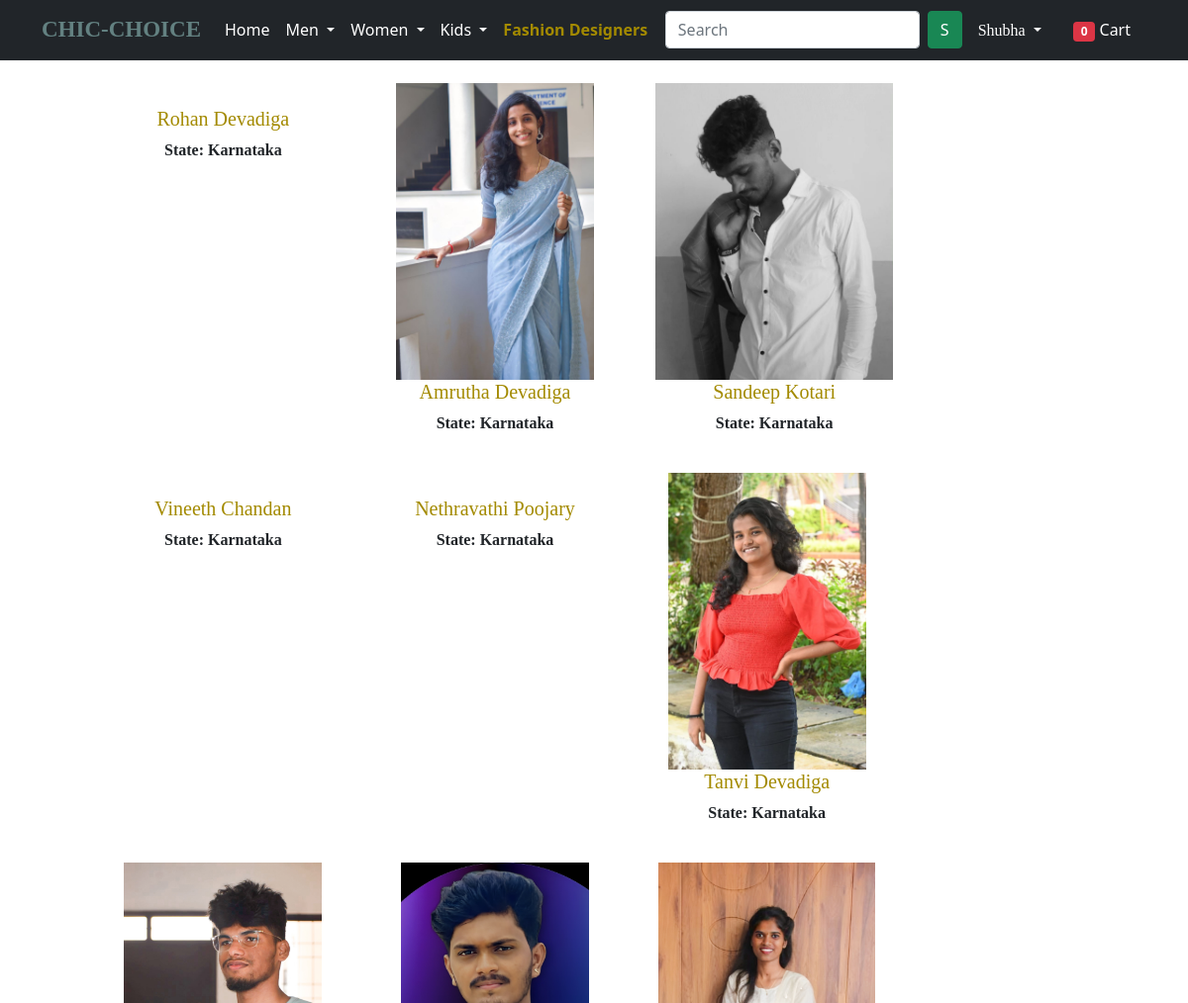
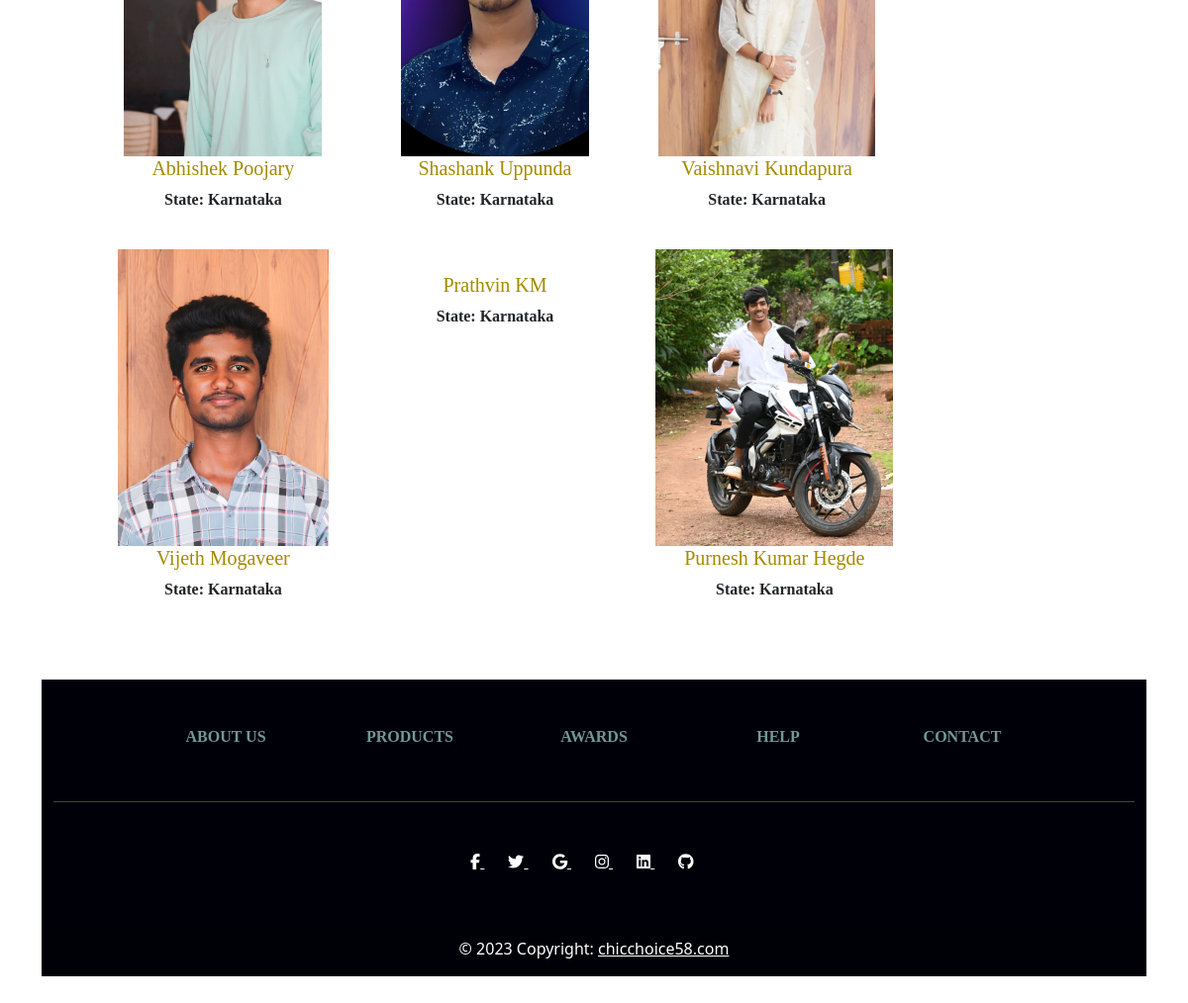
/designers/ (signed in), run on the app's committed database (2 pictures, top to bottom).
### app/models.py (models this page shows, shortened)
class Designer(models.Model):
    username = models.ForeignKey(User, on_delete=models.CASCADE)
    designer_code = models.IntegerField(default=generate_random_number, unique=True)
    full_name = models.CharField(max_length=100, null=True)
    email = models.EmailField(max_length=100, null=True)
    phone_regex = r'^\+?1?\d{9,10}$'
    phone = models.CharField(max_length=100, null=True, validators=[RegexValidator(
        regex=phone_regex,)])
    work_exp = models.IntegerField()
    address = models.TextField(max_length=100, null=True)
    zipcode = models.IntegerField()
    state = models.CharField(choices=STATE_CHOICES, max_length=50)
    designer_image = models.ImageField(upload_to="designerimg")

### app/views.py (the view)
# urls.py: path('designers/', views.designers, name='designers'),
@login_required
def designers(request, data = None):
    if data == None:
        designers = Designer.objects.all()
    totalitem = 0
    if request.user.is_authenticated:
        totalitem = len(Cart.objects.filter(user=request.user))
    return render(request, 'app/designers.html', {"designers":designers, "totalitem":totalitem})

### app/templates/app/designers.html (shortened to what this page needs)
{% extends 'app/base.html' %}
{% load static %}
{% block main-content %}
  <div class="col-sm-8 offset-sm-1 my-3">
    <div class="row">
      {% for product in designers  %}
          <div class="col-sm-4 text-center mb-4">
              <a href="{% url 'designer-detail' product.id %}" class="btn">
                  <div class="item">
                      <img  src="{{ product.designer_image.url }}" alt="" height="300" class="">
                      <div style="font-family: cursive; color: #A38A00;" class="fw-bold"> <h5>{{product.full_name|capfirst}} </h5></div>
                      <div style="font-family: cursive;" class="fw-bold">State: {{product.state}}  </div>
                  </div>
              </a>
          </div>
      {% endfor %}
     </div>
  </div>
{% endblock main-content %}

### app/templates/app/base.html (shortened to what this page needs)
<!doctype html>
{% load static %}
<html lang="en">
  <head>
    <link href="https://cdn.jsdelivr.net/npm/bootstrap@5.0.0-beta1/dist/css/bootstrap.min.css" rel="stylesheet">
    <link rel="stylesheet" href="{% static 'app/css/owl.carousel.min.css' %}">
    <link rel="stylesheet" href="{% static 'app/css/all.min.css' %}">
    <link rel="stylesheet" href="{% static 'app/css/style.css' %}">
    <link rel="stylesheet" href="{% static 'app/css/designer_login.css' %}">
  </head>
  <body>
    <nav class="navbar navbar-expand-lg navbar-dark bg-dark">
     <div class="container">
       <a class="navbar-brand" href="/"><b style="font-weight: 1300;color: rgb(99, 129, 129); font-family:Cursive;font-size: 23px;">CHIC-CHOICE</b></a>
       <div class="collapse navbar-collapse" id="navbarSupportedContent">
         <ul class="navbar-nav me-auto mb-2 mb-lg-0">
           <li class="nav-item">
             <a class="nav-link active" aria-current="page" href="/">Home</a>
           </li>
           <li class="nav-item dropdown">
             <a class="nav-link dropdown-toggle text-white" href="#" id="electronicsDropdown" role="button" data-bs-toggle="dropdown" aria-expanded="false">
               Men
             </a>
           </li>
           <li class="nav-item dropdown">
             <a class="nav-link dropdown-toggle text-white" href="#" id="fashionDropdown" role="button" data-bs-toggle="dropdown" aria-expanded="false">
              Women
             </a>
           </li>
           <li class="nav-item dropdown">
            <a class="nav-link dropdown-toggle text-white" href="#" id="fashionDropdown" role="button" data-bs-toggle="dropdown" aria-expanded="false">
            Kids
            </a>
          </li>
          <li class="nav-item">
             <a style="color: #A38A00; font-weight: 700;" class="nav-link active" aria-current="page" href="{% url 'designers' %}">Fashion Designers</a>
           </li>
         </ul>
         <form class="d-flex" action="{% url 'search' %}" method="GET">
          <input class="form-control me-2" type="search" name="query" placeholder="Search" aria-label="Search">
          <button class="btn btn-success" type="submit" style="font-weight: 500;">S</button>
      </form>
         <div>
          <ul class="navbar-nav me-auto mb-2 mb-lg-0">
            {%  if request.user.is_authenticated %}
           <li class="nav-item dropdown mx-2">
              <a class="nav-link dropdown-toggle text-white" href="#" id="profileDropdown" role="button" data-bs-toggle="dropdown" aria-expanded="false">
                <span style="font-family:cursive;" class="text">{{ request.user.username|capfirst }}</span>
              </a>
                </li>
                <li class="nav-item mx-2">
                <a href="{% url 'showcart' %}" class="nav-link text-white"><span class="badge bg-danger">{{totalitem}}</span> Cart </a>
                </li>
            {% endif %}
          </ul>
         </div>
       </div>
     </div>
    </nav>
    {% block main-content %} {% endblock main-content %}
<div class="container my-5">
  <footer class="text-center text-white" style="background-color: #000108">
    <div class="container">
      <section class="mt-5">
        <div class="row text-center d-flex justify-content-center pt-5">
          <div class="col-md-2">
            <h6 class="text-uppercase font-weight-bold">
              <a style="font-family:cursive; color: rgb(114, 152, 152); font-weight: 800; text-decoration: none;" href="{% url 'about' %}" >About us</a>
            </h6>
          </div>
          <div class="col-md-2">
            <h6 class="text-uppercase font-weight-bold">
              <a style="font-family:cursive; color: rgb(114, 152, 152); font-weight: 800; text-decoration: none;" href="{% url 'home' %}" >Products</a>
            </h6>
          </div>
          <div class="col-md-2">
            <h6 class="text-uppercase font-weight-bold">
              <a style="font-family:cursive; color: rgb(114, 152, 152); font-weight: 800; text-decoration: none;" href="#!" >Awards</a>
            </h6>
          </div>
          <div class="col-md-2">
            <h6 class="text-uppercase font-weight-bold">
              <a style="font-family:cursive; color: rgb(114, 152, 152); font-weight: 800; text-decoration: none;" href="{% url 'help' %}" >Help</a>
            </h6>
          </div>
          <div class="col-md-2">
            <h6 class="text-uppercase font-weight-bold">
              <a style="font-family:cursive; color: rgb(114, 152, 152); font-weight: 800; text-decoration: none;" href="{% url 'contact' %}" >Contact</a>
            </h6>
          </div>
        </div>
      </section>
      <hr class="my-5" />
      <section class="text-center mb-5">
        <a href="" class="text-white me-4">
          <i class="fab fa-facebook-f"></i>
        </a>
        <a href="" class="text-white me-4">
          <i class="fab fa-twitter"></i>
        </a>
        <a href="" class="text-white me-4">
          <i class="fab fa-google"></i>
        </a>
        <a href="" class="text-white me-4">
          <i class="fab fa-instagram"></i>
        </a>
        <a href="" class="text-white me-4">
          <i class="fab fa-linkedin"></i>
        </a>
        <a href="" class="text-white me-4">
          <i class="fab fa-github"></i>
        </a>
      </section>
    </div>
    <div
         class="text-center p-3"
         style="background-color: rgba(0, 0, 0, 0.2)"
         >
      © 2023 Copyright:
      <a class="text-white" href="#"
         >chicchoice58.com</a
        >
    </div>
  </footer>
</div>
  </body>
</html>

### data on the page
Designer: full_name "Rohan Devadiga", state "Karnataka"
Designer: designer_image (picture), full_name "Amrutha Devadiga", state "Karnataka"
Designer: designer_image (picture), full_name "Sandeep Kotari", state "Karnataka"
Designer: full_name "Vineeth Chandan", state "Karnataka"
Designer: full_name "Nethravathi Poojary", state "Karnataka"
Designer: designer_image (picture), full_name "Tanvi Devadiga", state "Karnataka"
Designer: designer_image (picture), full_name "Abhishek Poojary", state "Karnataka"
Designer: designer_image (picture), full_name "Shashank Uppunda", state "Karnataka"
Designer: designer_image (picture), full_name "Vaishnavi Kundapura", state "Karnataka"
Designer: designer_image (picture), full_name "Vijeth Mogaveer", state "Karnataka"
Designer: full_name "Prathvin KM", state "Karnataka"
Designer: designer_image (picture), full_name "Purnesh Kumar Hegde", state "Karnataka"

### other printed values
{{ request.user.username|capfirst }} "Shubha"
{{ totalitem }} "0"
